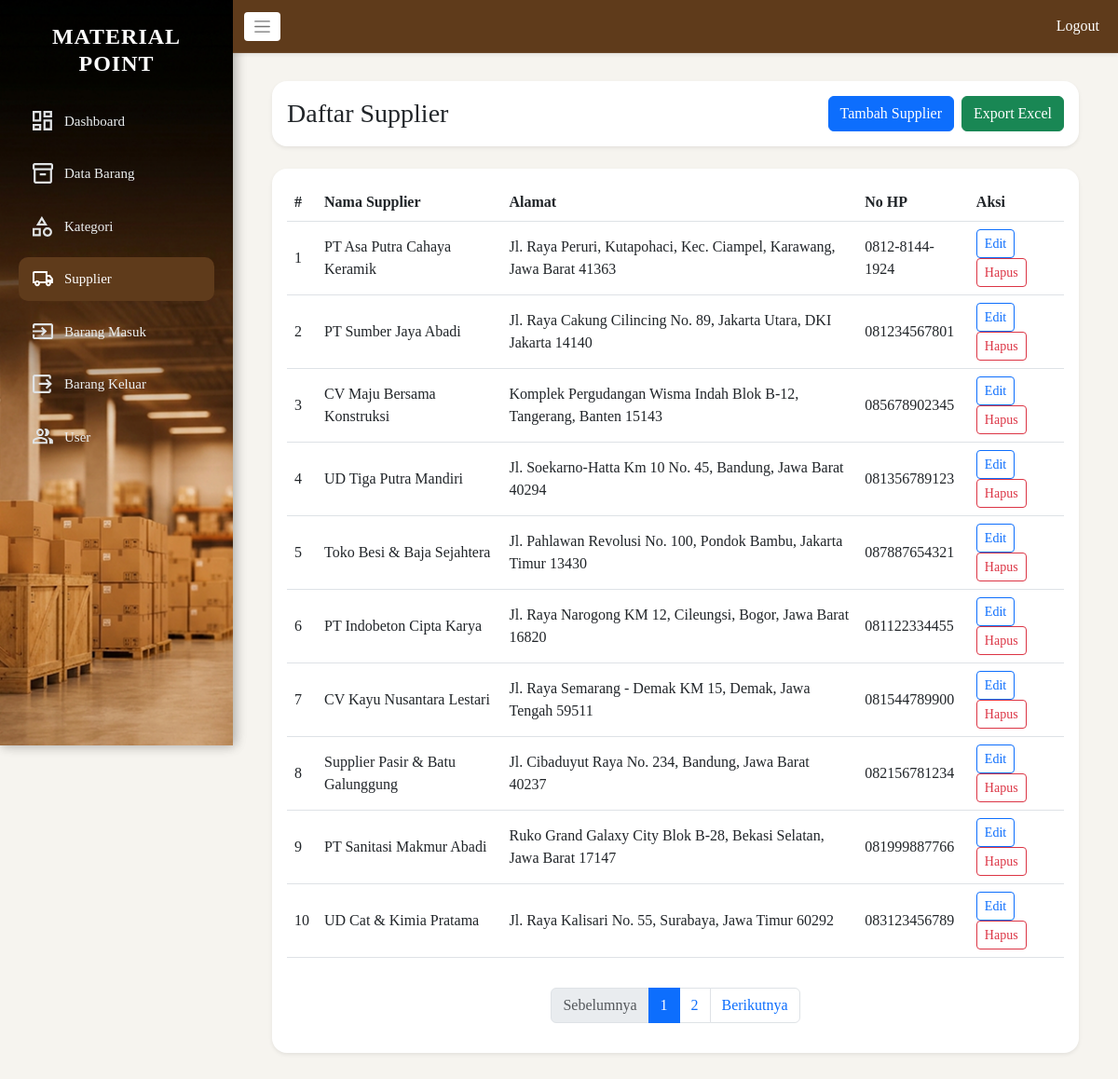
/supplier/data_supplier.php (signed in), run on the app's committed database.
### tables this page shows
CREATE TABLE `supplier` (
  `id_supplier` int(11) NOT NULL,
  `nama_supplier` varchar(100) NOT NULL,
  `alamat` text DEFAULT NULL,
  `no_hp` varchar(20) DEFAULT NULL
);

### supplier/data_supplier.php (the view, shortened to what this page needs)
<?php
include '../koneksi_db.php';
$perPage = 10;
$page    = isset($_GET['page']) && is_numeric($_GET['page']) ? max(1, intval($_GET['page'])) : 1;
$offset  = ($page - 1) * $perPage;
$totalRows = 0;
$res = $conn->query("SELECT COUNT(*) AS total FROM supplier");
if ($res) { $totalRows = (int)$res->fetch_assoc()['total']; $res->free(); }
$totalPages = max(1, (int)ceil($totalRows / $perPage));
$suppliers = [];
$sql = "SELECT id_supplier, nama_supplier, alamat, no_hp FROM supplier ORDER BY id_supplier ASC LIMIT ? OFFSET ?";
if ($stmt = $conn->prepare($sql)) {
    $stmt->bind_param("ii", $perPage, $offset);
    $stmt->execute();
    $result = $stmt->get_result();
    while ($row = $result->fetch_assoc()) { $suppliers[] = $row; }
}
?>
<!DOCTYPE html>
<html>
<head>
    <link href="https://cdn.jsdelivr.net/npm/bootstrap@5.3.0/dist/css/bootstrap.min.css" rel="stylesheet">
    <link rel="stylesheet" href="../asset/css/style.css">
</head>
<body class="admin-dashboard">
<div class="sidebar d-none d-md-block">
    <?php include '../layout/sidebar.php'; ?>
</div>
<div class="main-wrapper">
    <?php include '../layout/nav.php'; ?>
    <div class="content">
        <div class="container-fluid">
            <div class="row mb-4">
                <div class="col-md-12">
                    <div class="card shadow-sm border-0 rounded-4">
                        <div class="card-body d-flex justify-content-between align-items-center">
                            <h3 class="mb-0">Daftar Supplier</h3>
                            <div class="d-flex gap-2">
                                <a href="tambah_supplier.php" class="btn btn-primary">Tambah Supplier</a>
                                <a href="export_supplier.php" class="btn btn-success">Export Excel</a>
                            </div>
                        </div>
                    </div>
                </div>
            </div>
            <div class="row g-4">
                <div class="col-12">
                    <div class="card shadow-sm border-0 rounded-4">
                        <div class="card-body">
                            <div class="table-responsive">
                                <table class="table table-hover align-middle">
                                    <thead>
                                        <tr>
                                            <th>#</th>
                                            <th>Nama Supplier</th>
                                            <th>Alamat</th>
                                            <th>No HP</th>
                                            <th>Aksi</th>
                                        </tr>
                                    </thead>
                                    <tbody>
                                        <?php if (empty($suppliers)): ?>
                                            <tr><td colspan="5" class="text-center text-muted">Belum ada data supplier.</td></tr>
                                        <?php else: ?>
                                            <?php foreach ($suppliers as $supplier): ?>
                                                <tr>
                                                    <td><?php echo intval($supplier['id_supplier']); ?></td>
                                                    <td><?php echo htmlspecialchars($supplier['nama_supplier']); ?></td>
                                                    <td><?php echo htmlspecialchars($supplier['alamat']); ?></td>
                                                    <td><?php echo htmlspecialchars($supplier['no_hp']); ?></td>
                                                    <td>
                                                        <a href="edit_supplier.php?id=<?php echo intval($supplier['id_supplier']); ?>" class="btn btn-sm btn-outline-primary">Edit</a>
                                                        <form method="POST" action="hapus_supplier.php" style="display:inline"
                                                              onsubmit="return confirm('Apakah Anda yakin ingin menghapus supplier ini?')">
                                                            <button type="submit" class="btn btn-sm btn-outline-danger">Hapus</button>
                                                        </form>
                                                    </td>
                                                </tr>
                                            <?php endforeach; ?>
                                        <?php endif; ?>
                                    </tbody>
                                </table>
                            </div>
                            <?php if ($totalPages > 1): ?>
                            <nav class="mt-3">
                                <ul class="pagination justify-content-center">
                                    <li class="page-item <?php echo $page <= 1 ? 'disabled' : ''; ?>">
                                        <a class="page-link" href="?page=<?php echo $page - 1; ?>">Sebelumnya</a>
                                    </li>
                                    <?php for ($i = 1; $i <= $totalPages; $i++): ?>
                                        <li class="page-item <?php echo $i === $page ? 'active' : ''; ?>">
                                            <a class="page-link" href="?page=<?php echo $i; ?>"><?php echo $i; ?></a>
                                        </li>
                                    <?php endfor; ?>
                                    <li class="page-item <?php echo $page >= $totalPages ? 'disabled' : ''; ?>">
                                        <a class="page-link" href="?page=<?php echo $page + 1; ?>">Berikutnya</a>
                                    </li>
                                </ul>
                            </nav>
                            <?php endif; ?>
                        </div>
                    </div>
                </div>
            </div>
        </div>
    </div>
</div>
</body>
</html>

### asset/css/style.css (style rules this page uses)
body { background: #f6f4ef; font-family: "Poppins"; padding-top: 40px; }
::placeholder { font-size: 16px; }
.sidebar { width: 250px; height: 100vh; background: url("../img/sidebar.png") no-repeat center center; background-size: cover; position: fixed; top: 0; left: 0; padding: 25px 20px; box-shadow: 2px 0 12px rgba(0, 0, 0, 0.18); transition: transform 0.3s ease, padding 0.3s ease, box-shadow 0.3s ease; }
body.admin-dashboard { padding-top: 0; }
.content { margin-left: 270px; padding: 30px; transition: margin-left 0.3s ease, padding 0.3s ease; }
.main-wrapper { margin-left: 250px; transition: margin-left 0.3s ease; }
.main-wrapper .content { margin-left: 0; }

### data on the page
supplier: id_supplier "1", nama_supplier "PT Asa Putra Cahaya Keramik", alamat "Jl. Raya Peruri, Kutapohaci, Kec. Ciampel, Karawang, Jawa Barat 41363", no_hp "0812-8144-1924"
supplier: id_supplier "2", nama_supplier "PT Sumber Jaya Abadi", alamat "Jl. Raya Cakung Cilincing No. 89, Jakarta Utara, DKI Jakarta 14140", no_hp "081234567801"
supplier: id_supplier "3", nama_supplier "CV Maju Bersama Konstruksi", alamat "Komplek Pergudangan Wisma Indah Blok B-12, Tangerang, Banten 15143", no_hp "085678902345"
supplier: id_supplier "4", nama_supplier "UD Tiga Putra Mandiri", alamat "Jl. Soekarno-Hatta Km 10 No. 45, Bandung, Jawa Barat 40294", no_hp "081356789123"
supplier: id_supplier "5", nama_supplier "Toko Besi & Baja Sejahtera", alamat "Jl. Pahlawan Revolusi No. 100, Pondok Bambu, Jakarta Timur 13430", no_hp "087887654321"
supplier: id_supplier "6", nama_supplier "PT Indobeton Cipta Karya", alamat "Jl. Raya Narogong KM 12, Cileungsi, Bogor, Jawa Barat 16820", no_hp "081122334455"
supplier: id_supplier "7", nama_supplier "CV Kayu Nusantara Lestari", alamat "Jl. Raya Semarang - Demak KM 15, Demak, Jawa Tengah 59511", no_hp "081544789900"
supplier: id_supplier "8", nama_supplier "Supplier Pasir & Batu Galunggung", alamat "Jl. Cibaduyut Raya No. 234, Bandung, Jawa Barat 40237", no_hp "082156781234"
supplier: id_supplier "9", nama_supplier "PT Sanitasi Makmur Abadi", alamat "Ruko Grand Galaxy City Blok B-28, Bekasi Selatan, Jawa Barat 17147", no_hp "081999887766"
supplier: id_supplier "10", nama_supplier "UD Cat & Kimia Pratama", alamat "Jl. Raya Kalisari No. 55, Surabaya, Jawa Timur 60292", no_hp "083123456789"
